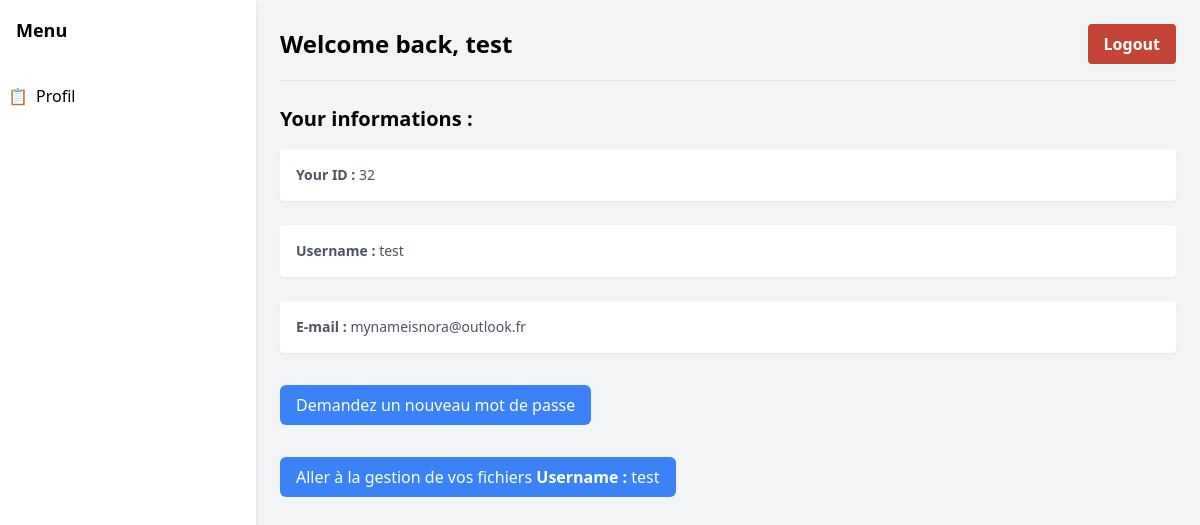
Screenshot of /user/user_settings_page/test with the database file from the repository.
### tables this page shows
CREATE TABLE users (
    id INTEGER PRIMARY KEY AUTOINCREMENT,
    username TEXT UNIQUE NOT NULL,
    password TEXT NOT NULL,
    email TEXT UNIQUE,              
    is_admin INTEGER DEFAULT 0       
);

### routes/user.py (the view)
@user_blueprint.route("/user_settings_page/<username>")
def user_settings_page(username):
    user_info = db_manager.get_user_infos(username)
    print(user_info)
    print(f"Current session: {dict(session)}")
    return render_template('user_settings_page.html', user_info=user_info)  #

### managers/database_manager.py (called while the page is built)
    def _connect(self):
        return sqlite3.connect(self.db_path)

    def get_user_infos(self, username):
        conn = self._connect()
        cursor = conn.cursor()
        cursor.execute('SELECT id, username, email, is_admin FROM users WHERE username = ?', (username,))
        infos = cursor.fetchone()
        conn.close()
        return infos

### templates/user_settings_page.html (shortened to what this page needs)
<!DOCTYPE html>
<html lang="fr">
  <head>
    <link
      href="{{ url_for('static', filename='output.css') }}"
      rel="stylesheet"
    />
  </head>
  <body class="bg-gray-100">
    <div class="flex min-h-screen">
      <div class="w-64 bg-white shadow-md">
        <div class="p-4">
          <h1 class="text-lg font-bold">Menu</h1>
        </div>
        <nav class="mt-4">
          <ul>
            <li class="p-2 hover:bg-gray-200">
              <a href="#" class="flex items-center space-x-2">
                <span>📋</span>
                <span>Profil</span>
              </a>
            </li>
          </ul>
        </nav>
      </div>
      <div class="flex-1 p-6">
        <header class="flex justify-between items-center pb-4 border-b">
          <h1 class="text-2xl font-bold">Welcome back, {{ user_info[1] }}</h1>
          <button
            onclick="location.href='/logout'"
            class="btn-custom text-white px-4 py-2 rounded-md"
          >
            Logout
          </button>
        </header>
        <div class="mt-6">
          <h2 class="text-xl font-semibold mb-4">Your informations :</h2>
          <div class="space-y-4">
            <div class="p-4 bg-white rounded shadow-sm">
              <p class="text-sm text-gray-600">
                <strong>Your ID :</strong> {{ user_info[0] }}
              </p>
            </div>
          </div>
        </div>
        <div class="mt-6">
          <div class="space-y-4">
            <div class="p-4 bg-white rounded shadow-sm">
              <p class="text-sm text-gray-600">
                <strong>Username :</strong> {{ user_info[1] }}
              </p>
            </div>
          </div>
        </div>
        <div class="mt-6">
          <div class="space-y-4">
            <div class="p-4 bg-white rounded shadow-sm">
              <p class="text-sm text-gray-600">
                <strong>E-mail :</strong> {{ user_info[2] }}
              </p>
            </div>
          </div>
        </div>
        <div class="mt-8">
          <button
            onclick="document.getElementById('confirmationModal').classList.remove('hidden')"
            class="bg-blue-500 text-white px-4 py-2 rounded-md"
          >
            Demandez un nouveau mot de passe
          </button>
        </div>
        <div class="mt-8">
          <button
            onclick="location.href='{{ url_for('file.file_page', username=user_info[1]) }}'"
            class="bg-blue-500 text-white px-4 py-2 rounded-md"
          >
            Aller à la gestion de vos fichiers
            <strong>Username :</strong> {{ user_info[1] }}
          </button>
        </div>
      </div>
    </div>
  </body>
</html>

### rows the page displays
users: username "test", id "32", email "mynameisnora@outlook.fr"
